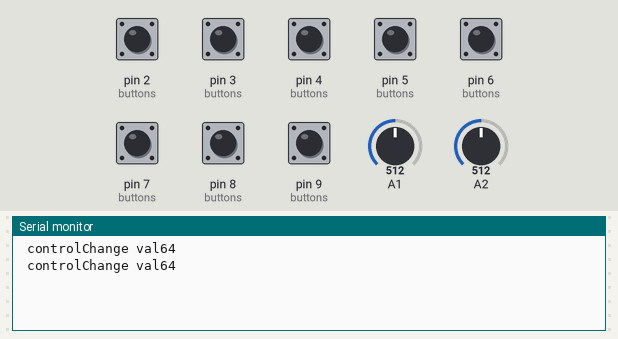
Recording of a sketch running on a simulated Arduino Leonardo, built with avr-gcc and run on an emulated ATmega32U4. On the bench: the last lines printed to the serial monitor. The inputs (shaded band) are chosen by the test bench; at power-on: pin 2 (buttons), pin 3 (buttons), pin 4 (buttons), pin 5 (buttons), pin 6 (buttons), pin 7 (buttons), pin 8 (buttons), pin 9 (buttons) HIGH, A1 = 512, A2 = 512.

Above: at 1.2 s.
1.3 s: pin 2 (buttons) pulled LOW for 0.15 s
At 2.6 s:
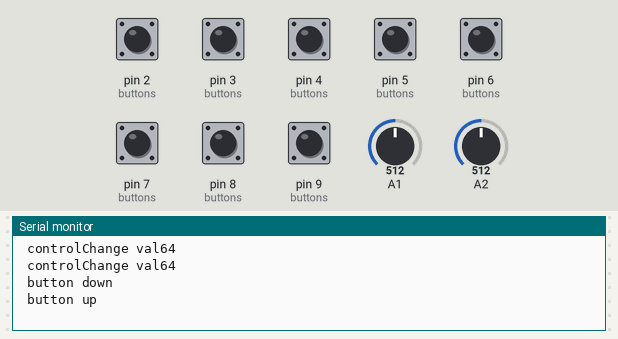
2.9 s: A1 set to 716
At 4.1 s:
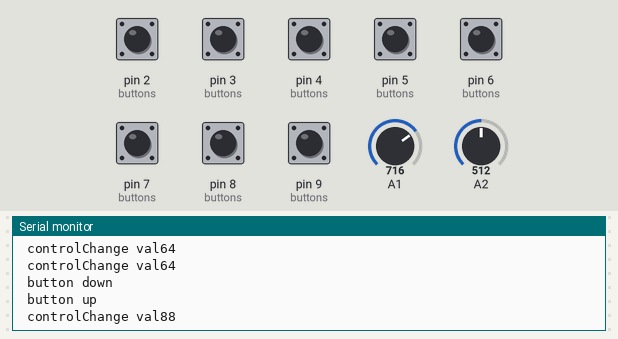
4.4 s: A2 set to 306
At 5.5 s:
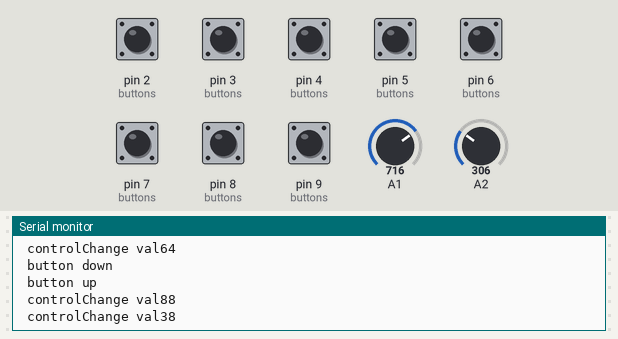
5.9 s: A1 set to 900
At 6.5 s:
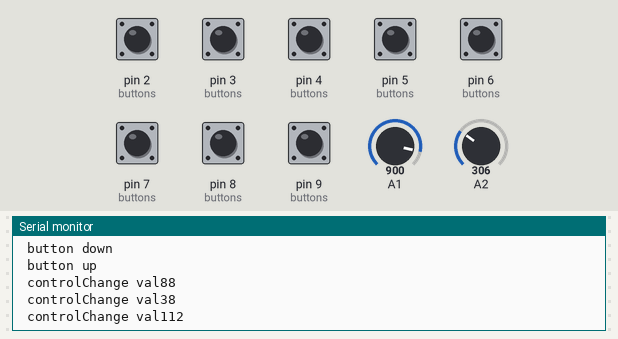
7.4 s: A2 set to 122
At 7.8 s:
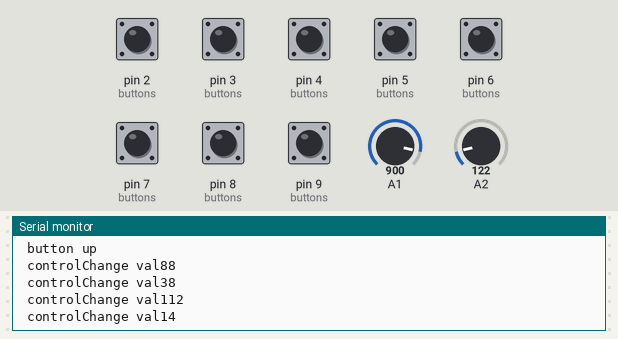
Timing chart, 0 to 9.9 s (numbered marks = the images above; inputs shaded):
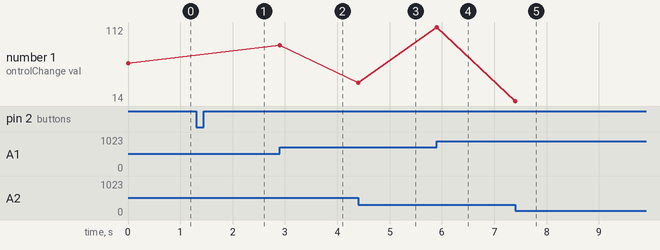

The sketch:

midi_firmware.ino
```cpp
#include "MIDIUSB.h"

#define NUM_BUTTONS  8
#define MIDDLE_C 53

const uint8_t button1 = 2;
const uint8_t button2 = 3;
const uint8_t button3 = 4;
const uint8_t button4 = 5;
const uint8_t button5 = 6;
const uint8_t button6 = 7;
const uint8_t button7 = 8;
const uint8_t button8 = 9;

const uint8_t buttons[NUM_BUTTONS] = {button1, button2, button3, button4, button5, button6, button7, button8};
uint8_t buttonStates[NUM_BUTTONS] = {HIGH, HIGH, HIGH, HIGH, HIGH, HIGH, HIGH, HIGH};
uint8_t newButtonStates[NUM_BUTTONS] = {HIGH, HIGH, HIGH, HIGH, HIGH, HIGH, HIGH, HIGH};

uint8_t ctlStates[4] = {200, 200};
uint8_t newCtlStates[4] = {200, 200};

void controlChange(byte control, byte val) {
  Serial.print("\r\n controlChange val");
  Serial.print(val);
  midiEventPacket_t mod_packet = {0x0B, 0xB0, control, val};
  MidiUSB.sendMIDI(mod_packet);
}

void noteOn(byte note, byte velocity) {
  midiEventPacket_t noteOn = {0x09, 0x90, note, velocity};
  MidiUSB.sendMIDI(noteOn);
}

void noteOff(byte note, byte velocity) {
  midiEventPacket_t noteOff = {0x08, 0x80, note, velocity};
  MidiUSB.sendMIDI(noteOff);
}

void setup() {
  Serial.begin(9600);
  pinMode(2, INPUT_PULLUP);
  pinMode(3, INPUT_PULLUP);
  pinMode(4, INPUT_PULLUP);
  pinMode(5, INPUT_PULLUP);
  pinMode(6, INPUT_PULLUP);
  pinMode(7, INPUT_PULLUP);
  pinMode(8, INPUT_PULLUP);
  pinMode(9, INPUT_PULLUP);
}

void loop() {


  for (int i = 0; i < NUM_BUTTONS; i++)
  {
    newButtonStates[i] = digitalRead(buttons[i]);

    if (newButtonStates[i]  == LOW && buttonStates[i] == HIGH){
      // If button pushed, turn LED on
      buttonStates[i] = LOW;
      Serial.print("\r\n button down");
      noteOn(MIDDLE_C + i, 64);
      MidiUSB.flush();
      delay(5);

     } else if(newButtonStates[i] == HIGH && buttonStates[i] == LOW){
       buttonStates[i] = HIGH;
       Serial.print("\r\n button up");
       noteOff(MIDDLE_C + i, 64);
       MidiUSB.flush();
       delay(5);
     }

  }

  for (int a = 0; a < 2; a++)
  {
    newCtlStates[a] = (analogRead(a + 1) >> 4) << 1; // read potentiometer and truncate to 7 bits and round a little
    if(ctlStates[a] != newCtlStates[a]) {
      ctlStates[a] = newCtlStates[a];
      controlChange(a + 1, ctlStates[a]);
      MidiUSB.flush();
      delay(5);
    }
  }

  delay(5);
}
```

Measured:
- after the input at 1.3 s, the serial monitor: prints a new line at once (image 1)
- after the input at 2.9 s, the serial monitor: prints a new line at once (image 2)
- after the input at 4.4 s, the serial monitor: prints a new line at once (image 3)
- after the input at 5.9 s, the serial monitor: prints a new line at once (image 4)
- after the input at 7.4 s, the serial monitor: prints a new line at once (image 5)
- plotted number 1: 64 → 88 after the input at 2.9 s, 88 → 38 after the input at 4.4 s, 38 → 112 after the input at 5.9 s, 112 → 14 after the input at 7.4 s
